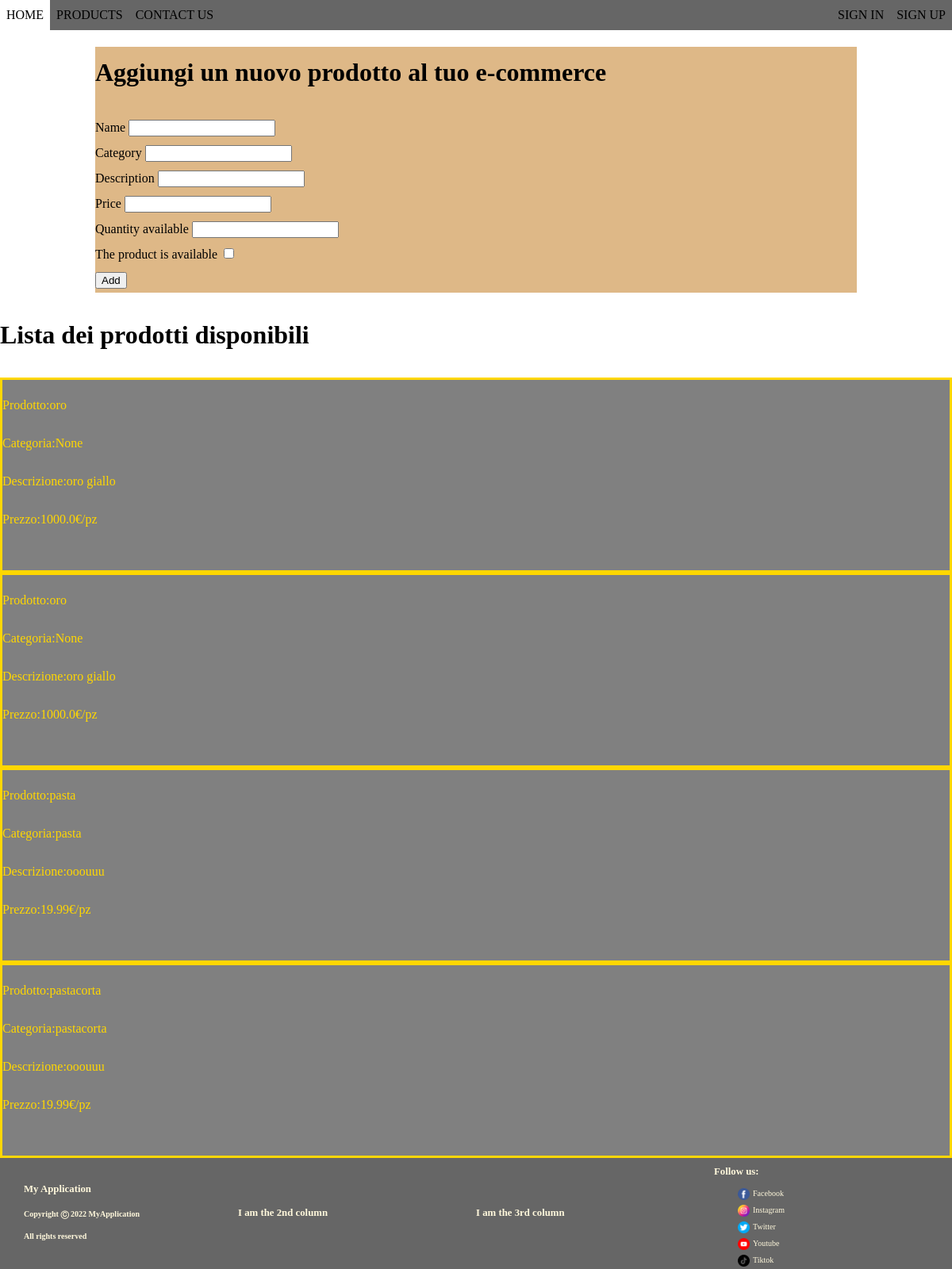
Page /products on the committed database.
### model.py (models this page shows)
class Product(db.Model):
    id = db.Column(db.Integer, primary_key=True)
    name = db.Column(db.String(100))
    description = db.Column(db.String(300))
    category = db.Column(db.String(30))
    price = db.Column(db.Float)
    quantity = db.Column(db.Integer)
    availability = db.Column(db.Boolean)

### app.py (the view, shortened to what this page needs)
@app.route('/products', methods=['POST' , 'GET'])
def products():
    form= Productform()
    product_list = Product.query.all()
    return render_template('products.html', product_list=product_list, form=form)

### forms.py
class Productform(FlaskForm):
    name = StringField('Name', validators=[DataRequired(), Length(min=3,max=20)] )
    description = StringField('Description', validators=[DataRequired(), Length(min=3,max=20)] )
    category = StringField('Category', validators=[DataRequired(), Length(min=3,max=20)] )
    price = FloatField('Price')
    quantity = IntegerField('Quantity available')
    availability = BooleanField('The product is available')
    submit=SubmitField('Add')

### templates/products.html (shortened to what this page needs)
{% extends 'layout.html' %}
{% block layout %}
<div class="pro-container">
    <h1>Aggiungi un nuovo prodotto al tuo e-commerce</h1>
    <form  method="post">
        <div>
          <div>
              {{ form.name.label  }}
               {{ form.name(class='form-control') }}
          </div>
        </div>
        <div>
          <div>
            {{ form.category.label  }}
              {{ form.category(class='form-control') }}
          </div>
        </div>
       <div>
          <div>
            {{ form.description.label  }}
              {{ form.description(class='form-control') }}
          </div>
        </div>
        <div>
            <div>
              {{ form.price.label  }}
                {{ form.price(class='form-control') }}
            </div>
        </div>
        <div>
            <div>
              {{ form.quantity.label  }}
                {{ form.quantity(class='form-control') }}
            </div>
        </div>
        <div>
          <div>
            {{ form.availability.label  }}
              {{ form.availability(class='form-control') }}
          </div>
        </div>
          {{ form.submit(class='btn btn-primary') }}
      </form>
</div>
<h1>Lista dei prodotti disponibili</h1>
{% for product in product_list %}
<div class="pro-item">
    <p>Prodotto:{{product.name}}</p>
    <p>Categoria:{{product.category}}</p>
    <p>Descrizione:{{product.description}} </p>
    <p>Prezzo:{{product.price}}€/pz</p>
    <br>
</div>
{% endfor %}
{% endblock %}

### templates/layout.html (shortened to what this page needs)
<!DOCTYPE html>
<html lang="en">
<head>
    <link href="{{ url_for('static',filename='css/personal.css') }}" rel="stylesheet">
</head>
<body>
    <nav>
        <ul class="navbar" id="dropdownClick">
            <li><a href="/">home</a></li>
            <li><a href="/products">products</a></li>
            <li><a href="/Contact">contact us</a></li>
            <li class="navbar-right"><a href="/signup">sign up</a></li>
            <li class="navbar-right"><a href="/signin">sign in</a></li>
        </ul>
    </nav>
    {% block layout %}
    {% endblock %}
    <footer class="myfooter">
        <div class="row">
            <div class="col-3 maxwidth">
                <div class="foot-align-left">
                    <ul>
                        <h1>My Application</h1>
                        <h2>Copyright &#x24B8; 2022 MyApplication</h2>
                        <h2>All rights reserved</h2>
                    </ul>
                </div>
            </div>
            <div class="col-3 hide">
                <h1>I am the 2nd column</h1>
            </div>
            <div class="col-3 hide">
                <h1>I am the 3rd column</h1>
            </div>
            <div class="col-3 maxwidth">
                <div class="footright">
                    <h1>Follow us:</h1>
                    <ul>
                        <li>
                            <div class="row">
                            <img src="{{ url_for('static',filename='files/facebook.png') }}" alt="">
                            <a href="">Facebook</a>
                            </div>
                        </li>
                        <li>
                            <div class="row">
                            <img src="{{ url_for('static',filename='files/instagram.png') }}" alt="">
                            <a href="">Instagram</a>
                            </div>
                        </li>
                        <li>
                            <div class="row">
                            <img src="{{ url_for('static',filename='files/twitter.png') }}" alt="">
                            <a href="">Twitter</a>
                            </div>
                        </li>
                        <li>
                            <div class="row">
                            <img src="{{ url_for('static',filename='files/youtube.png') }}" alt="">
                            <a href="">Youtube</a>
                            </div>
                        </li>
                        <li>
                            <div class="row">
                            <img src="{{ url_for('static',filename='files/tiktok.png') }}" alt="">
                            <a href="">Tiktok</a>
                            </div>
                        </li>
                    </ul>
                </div>
            </div>
        </div>
    </footer>
</body>
</html>

### static/css/personal.css (style rules this page uses)
nav, header, footer { display: block; }
body { line-height: 2; margin: 0px; background-size: cover; }
.row { display: flex; width: 100%; flex-wrap: wrap; align-items: center; }
.row::after { display: table; clear: both; content: ""; }
.col-3 { width: 25%; }
.foot-align-left { text-align: left; }
.pro-container { background-color: burlywood; margin: 1% 10%; }
.pro-item { border-style: solid; border-color: gold; background-color: gray; color: gold; }
footer.myfooter { background-color: #666; }
footer.myfooter ul { margin: 0px; padding-left: 10%; list-style: none; }
footer.myfooter ul li { margin-bottom: 1px; }
footer.myfooter ul li a { text-decoration: none; font-size: 10px; color: cornsilk; padding-left: 4px; }
footer.myfooter ul li img { width: 15px; }
footer.myfooter h1 { margin: 5px 0px; font-size: 80%; color: cornsilk; }
footer.myfooter h2 { color: cornsilk; font-size: 10px; }
nav { width: 100%; margin: 0px; }
nav ul { overflow: hidden; background-color: #666; margin: 0px; padding: 0px; }
ul.navbar li { list-style: none; float: left; }
ul.navbar li.navbar-right { float: right; }
ul.navbar li a { display: block; text-decoration: none; min-height: 16px; text-align: center; padding: 3px 8px; text-transform: uppercase; color: black; }

### rows in the picture
Product: name "oro", category "None", description "oro giallo", price "1000.0"
Product: name "oro", category "None", description "oro giallo", price "1000.0"
Product: name "pasta", category "pasta", description "ooouuu", price "19.99"
Product: name "pastacorta", category "pastacorta", description "ooouuu", price "19.99"
